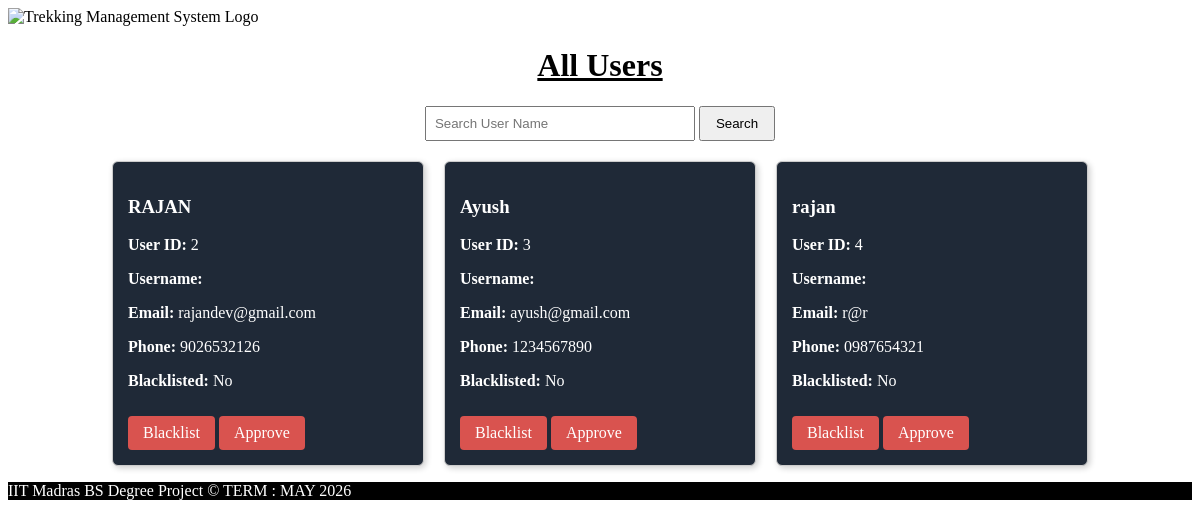
The page /viewAllUsers on the database its author committed.
### app.py (models this page shows)
class User(db.Model):
    __tablename__ ="users"
    user_id = db.Column(db.Integer , nullable = False , primary_key = True )
    name  = db.Column(db.String(50) , nullable = False)
    email = db.Column(db.String(50), nullable =False)
    password = db.Column (db.String(50), nullable = False)
    phone = db.Column (db.String(20),nullable = False )
    role = db.Column(db.String(10), nullable = False )
    status = db.Column(db.String(20),nullable =False )
    is_blacklisted = db.Column(db.Boolean , default = False )

### app.py (the view)
@app.route("/viewAllUsers")
def viewAllUsers():
    AllUsers = User.query.filter_by(role="user").all()
    return render_template("viewAllUsers.html" ,all_users = AllUsers)

### templates/viewAllUsers.html (shortened to what this page needs)
<!DOCTYPE html>
<html lang="en">
<head>
</head>
<body>
<div style ="text-align: left;">
    <img src="/static/logo_Trekking.png" alt="Trekking Management System Logo" style="width:100px;">
</div>
<h1><u>All Users</u></h1>
<form method="GET" class="search-area">
    <input type="text" name="search" placeholder="Search User Name">
    <button type="submit">Search</button>
</form>
<form action= # method="POST">
<div class="view_all_users">
{% for user in all_users %}
<div class="user-card">
    <h3>{{ user.name }}</h3>
    <p><strong>User ID:</strong> {{ user.user_id }}</p>
    <p><strong>Username:</strong> {{ user.username }}</p>
    <p><strong>Email:</strong> {{ user.email }}</p>
    <p><strong>Phone:</strong> {{ user.phone }}</p>
    <p>
        <strong>Blacklisted:</strong>
        {% if user.is_blacklisted %}
            Yes
        {% else %}
            No
        {% endif %}
    </p>
    <a class="blacklisting" href="/blacklistStaff/{{ user.id }}">
        Blacklist
    </a>
    <a class="blacklisting" href="/approveStaff/{{ user.id }}">
        Approve
    </a>
</div>
{% endfor %}
</div>
</form>
<div id ="footer" style ="color:white;background-color: black;">
    <p>IIT Madras BS Degree Project © TERM : MAY 2026</p>
</div>
</body>
</html>

### templates/viewAllUsers.html (style rules this page uses)
h1 { text-align:center; }
.search-area { text-align:center; margin:20px; }
.search-area input { padding:8px; width:250px; }
.search-area button { padding:8px 15px; cursor:pointer; }
.view_all_users { display:flex; flex-wrap:wrap; justify-content:center; gap:20px; }
.user-card { color:white; background:#1f2937; width:280px; border:1px solid #ccc; border-radius:6px; padding:15px; box-shadow:2px 2px 6px rgba(0,0,0,0.2); }
.blacklisting { display:inline-block; margin-top:10px; padding:8px 15px; background:#d9534f; color:white; text-decoration:none; border-radius:4px; }

### rows shown on the page
User: name "RAJAN", user_id "2", email "rajandev@gmail.com", phone "9026532126", is_blacklisted "No"
User: name "Ayush", user_id "3", email "ayush@gmail.com", phone "1234567890", is_blacklisted "No"
User: name "rajan", user_id "4", email "r@r", phone "0987654321", is_blacklisted "No"
